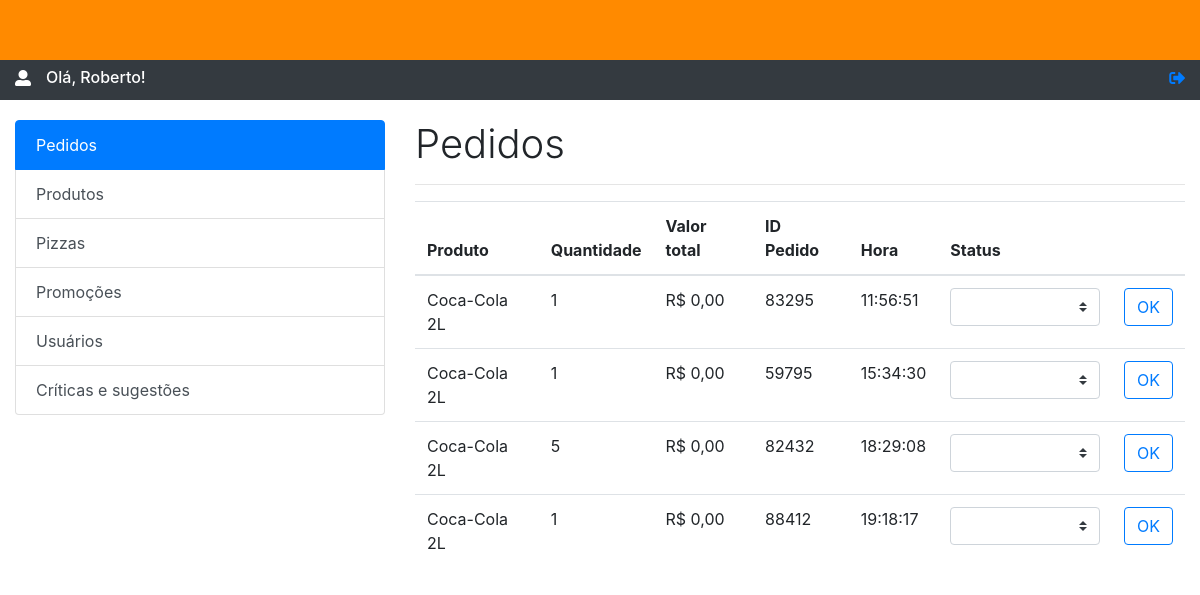
/adm/index.php (signed in), run on an earlier commit of the app's database.
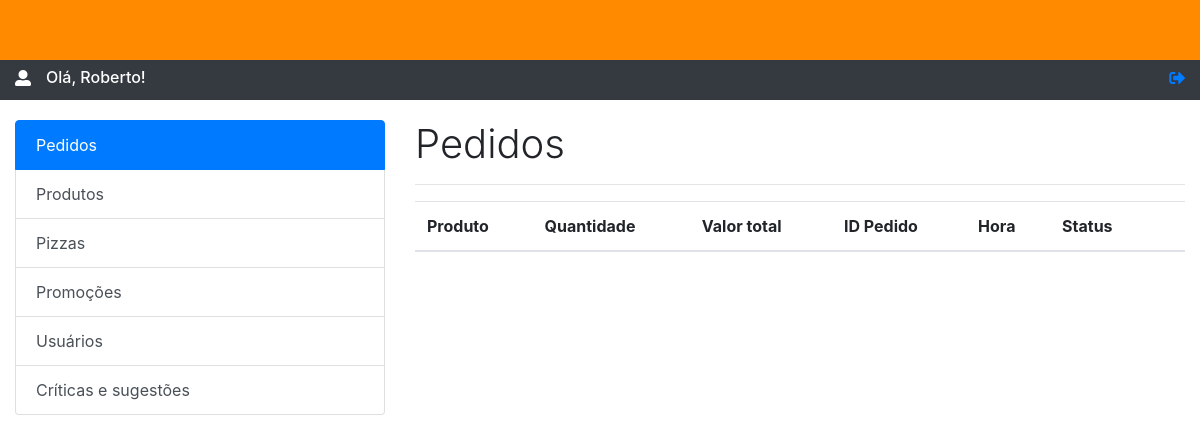
And on a later commit of the database.
### tables this page shows
CREATE TABLE `pedidos` (
  `id` int(11) NOT NULL,
  `produto_id` int(10) NOT NULL,
  `produto_nome` varchar(50) NOT NULL,
  `quantidade` int(10) NOT NULL,
  `preco` float NOT NULL,
  `valor_total` int(10) NOT NULL,
  `hora` time NOT NULL,
  `sessao` varchar(15) NOT NULL,
  `status` varchar(100) NOT NULL
);

### adm/core/consultas.php (called while the page is built, shortened)
<?php
  require_once 'conexao.php';
  require_once 'util.php';
    $sql = $pdo->prepare('SELECT * FROM pedidos ORDER BY hora ASC');
    $sql->execute();
    $registros = $sql->fetchAll(PDO::FETCH_OBJ);
 ?>

### adm/core/util.php (called while the page is built, shortened)
<?php
function decimalTela($pDecimal) {
	$pDecimal = $pDecimal/100;
	return number_format($pDecimal,2,',','.');
}

### adm/index.php (the view, shortened to what this page needs)
<?php
  require_once 'core/consultas.php';
 ?>
<!DOCTYPE html>
<html lang="pt-br">
  <head>
    <link rel="stylesheet" href="https://maxcdn.bootstrapcdn.com/bootstrap/4.0.0/css/bootstrap.min.css">
    <link rel="stylesheet" href="https://use.fontawesome.com/releases/v5.0.13/css/solid.css">
    <link rel="stylesheet" href="https://use.fontawesome.com/releases/v5.0.13/css/fontawesome.css">
    <link rel="stylesheet" type="text/css" href="//cdn.datatables.net/1.10.19/css/jquery.dataTables.min.css">
  </head>
  <body>
    <div class="container-fluid">
      <div class="row" >
        <div class="col-sm-12" style="background-color: #ff8a00 !important; height: 60px; position: absolute; z-index: 9999;">
        </div>
      </div>
      <div class="row">
         <div class="col-sm-12" style="height: 100px; background-color: #343a40; color: white;">
          <div style="float: left;">
            <span>
              <i class="fas fa-user-alt" style="margin-top: 70px;"></i>
            </span>
          </div>
          <h6 style="margin-top: 68px; display: inline-block; margin-left: 15px; text-transform: capitalize;">Olá, <?php echo $_SESSION['nome_adm']; ?>!</h6>
          <div style="display: inline-block; float: right;">
            <a href="core/doLogout.php">
              <i class="fas fa-sign-out-alt" style="margin-top: 70px;"></i>
            </a>
          </div>
        </div>
      </div>
      <div class="row" style="margin-top: 20px;">
        <div class="col-4">
          <div class="list-group" id="list-tab" role="tablist">
            <a class="list-group-item list-group-item-action active" id="list-pedidos-list" data-toggle="list" href="#list-pedidos" role="tab" aria-controls="pedidos">Pedidos</a>
            <a class="list-group-item list-group-item-action" id="list-produtos-list" data-toggle="list" href="#list-produtos" role="tab" aria-controls="produtos">Produtos</a>
             <a class="list-group-item list-group-item-action" id="list-pizzas-list" data-toggle="list" href="#list-pizzas" role="tab" aria-controls="pizzas">Pizzas</a>
            <a class="list-group-item list-group-item-action" id="list-promocoes-list" data-toggle="list" href="#list-promocoes" role="tab" aria-controls="promocoes">Promoções</a>
            <a class="list-group-item list-group-item-action" id="list-usuarios-list" data-toggle="list" href="#list-usuarios" role="tab" aria-controls="usuarios">Usuários</a>
            <a class="list-group-item list-group-item-action" id="list-criticas-list" data-toggle="list" href="#list-criticas" role="tab" aria-controls="criticas">Críticas e sugestões</a>
          </div>
        </div>
        <div class="col-8">
          <div class="tab-content" id="nav-tabContent">
            <div class="tab-pane fade show active" id="list-pedidos" role="tabpanel" aria-labelledby="list-pedidos-list">
              <h4 class="display-4" style="font-size: 2.5rem;">Pedidos</h4>
              <hr class="mb-3">
              <table class="table table-hover" id="myTable">
              <thead>
                <tr>
                  <th scope="col">Produto</th>
                  <th scope="col">Quantidade</th>
                  <th scope="col">Valor total</th>
                  <th scope="col">ID Pedido</th>
                  <th scope="col">Hora</th>
                  <th scope="col">Status</th>
                  <th scope="col"></th>
                </tr>
              </thead>
              <tbody>
              <?php foreach ($registros as $pedido){ ?>
                  <tr>
                    <td scope="row" style="text-transform: capitalize;"><?php echo $pedido->produto_nome; ?></td>
                    <td><?php echo $pedido->quantidade; ?></td>
                    <td>R$ <?php echo decimalTela($pedido->valor_total); ?></td>
                    <td><?php echo $pedido->sessao; ?></td>
                    <td><?php echo $pedido->hora; ?></td>
                    <td>
                      <select class="custom-select" id="status_pedido">
                        <option selected disabled><?php echo $pedido->status; ?></option>
                        <option value="Pedido atendido">Atender</option>
                      </select>
                    </td>
                    <td>
                    	<button class="btn btn-outline-primary btn-status" data-sessao_pedido="<?php echo $pedido->sessao; ?>">OK</button>
                    </td>
                  </tr>
              <?php } ?>
              </tbody>
            </table>
            </div>
          </div>
        </div>
      </div>
    </div>
  </body>
</html>

What changed in the data, as far as the page shows it:
removed pedidos: produto_nome "Coca-Cola 2L", quantidade "1", valor_total "0,00", sessao "83295", hora "11:56:51"
removed pedidos: produto_nome "Coca-Cola 2L", quantidade "1", valor_total "0,00", sessao "59795", hora "15:34:30"
removed pedidos: produto_nome "Coca-Cola 2L", quantidade "5", valor_total "0,00", sessao "82432", hora "18:29:08"
removed pedidos: produto_nome "Coca-Cola 2L", quantidade "1", valor_total "0,00", sessao "88412", hora "19:18:17"
